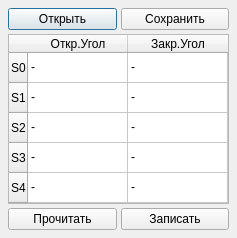
<?xml version="1.0" encoding="UTF-8"?>
<ui version="4.0">
 <class>ServoCalibrationDialog</class>
 <widget class="QDialog" name="ServoCalibrationDialog">
  <property name="geometry">
   <rect>
    <x>0</x>
    <y>0</y>
    <width>249</width>
    <height>262</height>
   </rect>
  </property>
  <property name="windowTitle">
   <string>Калибровка серв</string>
  </property>
  <layout class="QVBoxLayout" name="verticalLayout">
   <property name="spacing">
    <number>4</number>
   </property>
   <property name="sizeConstraint">
    <enum>QLayout::SetFixedSize</enum>
   </property>
   <property name="leftMargin">
    <number>8</number>
   </property>
   <property name="topMargin">
    <number>8</number>
   </property>
   <property name="rightMargin">
    <number>8</number>
   </property>
   <property name="bottomMargin">
    <number>8</number>
   </property>
   <item>
    <layout class="QHBoxLayout" name="horizontalLayout_2">
     <item>
      <widget class="QPushButton" name="btnOpen">
       <property name="text">
        <string>Открыть</string>
       </property>
      </widget>
     </item>
     <item>
      <widget class="QPushButton" name="btnSave">
       <property name="text">
        <string>Сохранить</string>
       </property>
      </widget>
     </item>
    </layout>
   </item>
   <item>
    <widget class="QTableWidget" name="table">
     <property name="sizePolicy">
      <sizepolicy hsizetype="Fixed" vsizetype="Fixed">
       <horstretch>0</horstretch>
       <verstretch>0</verstretch>
      </sizepolicy>
     </property>
     <property name="verticalScrollBarPolicy">
      <enum>Qt::ScrollBarAlwaysOff</enum>
     </property>
     <property name="horizontalScrollBarPolicy">
      <enum>Qt::ScrollBarAlwaysOff</enum>
     </property>
     <property name="sizeAdjustPolicy">
      <enum>QAbstractScrollArea::AdjustToContents</enum>
     </property>
     <property name="verticalScrollMode">
      <enum>QAbstractItemView::ScrollPerPixel</enum>
     </property>
     <property name="horizontalScrollMode">
      <enum>QAbstractItemView::ScrollPerPixel</enum>
     </property>
     <row>
      <property name="text">
       <string>S0</string>
      </property>
     </row>
     <row>
      <property name="text">
       <string>S1</string>
      </property>
     </row>
     <row>
      <property name="text">
       <string>S2</string>
      </property>
     </row>
     <row>
      <property name="text">
       <string>S3</string>
      </property>
     </row>
     <row>
      <property name="text">
       <string>S4</string>
      </property>
     </row>
     <column>
      <property name="text">
       <string>Откр.Угол</string>
      </property>
     </column>
     <column>
      <property name="text">
       <string>Закр.Угол</string>
      </property>
     </column>
     <item row="0" column="0">
      <property name="text">
       <string>-</string>
      </property>
     </item>
     <item row="0" column="1">
      <property name="text">
       <string>-</string>
      </property>
     </item>
     <item row="1" column="0">
      <property name="text">
       <string>-</string>
      </property>
     </item>
     <item row="1" column="1">
      <property name="text">
       <string>-</string>
      </property>
     </item>
     <item row="2" column="0">
      <property name="text">
       <string>-</string>
      </property>
     </item>
     <item row="2" column="1">
      <property name="text">
       <string>-</string>
      </property>
     </item>
     <item row="3" column="0">
      <property name="text">
       <string>-</string>
      </property>
     </item>
     <item row="3" column="1">
      <property name="text">
       <string>-</string>
      </property>
     </item>
     <item row="4" column="0">
      <property name="text">
       <string>-</string>
      </property>
     </item>
     <item row="4" column="1">
      <property name="text">
       <string>-</string>
      </property>
     </item>
    </widget>
   </item>
   <item>
    <layout class="QHBoxLayout" name="horizontalLayout">
     <item>
      <widget class="QPushButton" name="btnRead">
       <property name="text">
        <string>Прочитать</string>
       </property>
      </widget>
     </item>
     <item>
      <widget class="QPushButton" name="btnProg">
       <property name="text">
        <string>Записать</string>
       </property>
      </widget>
     </item>
    </layout>
   </item>
  </layout>
 </widget>
 <resources/>
 <connections/>
</ui>
